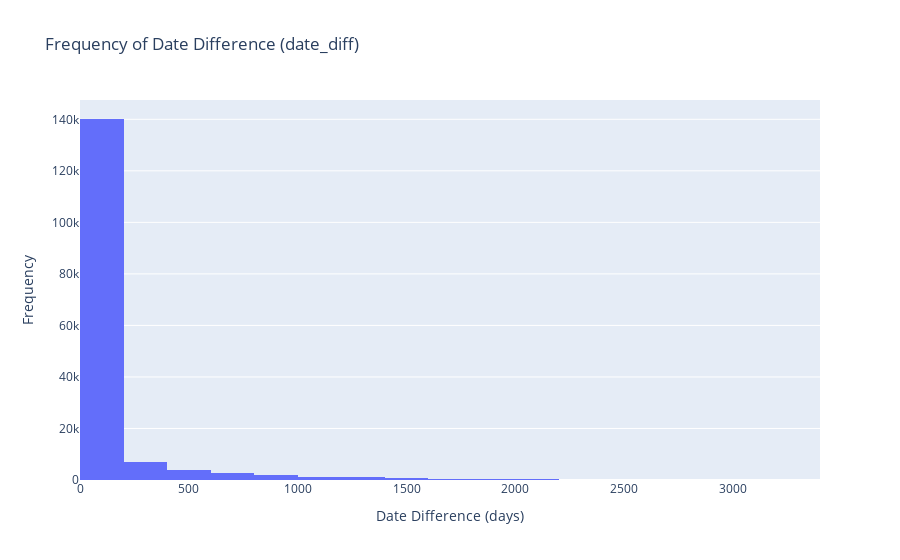

This figure's notebook cell:
### Markdown cell above
<b>Display an interactive histogram showing the frequency of each date_diff value in this DataFrame.</b>

### Code cell
#import plotly.express as px

# Plot histogram of date_diff using plotly
fig = px.histogram(df, x="date_diff", nbins=30, title="Frequency of Date Difference (date_diff)")
fig.update_layout(xaxis_title="Date Difference (days)", yaxis_title="Frequency")
fig.show()

### Figure 1 — Plotly figure (JSON) as saved in the notebook; plotly's stock layout.template omitted (floating-point values rounded to 4 significant figures; data arrays with more than 128 entries replaced by an {"elided": "..."} marker saying what was removed)
{"data": [{"bingroup": "x", "hovertemplate": "date_diff=%{x}<br>count=%{y}<extra></extra>", "legendgroup": "", "marker": {"color": "#636efa", "pattern": {"shape": ""}}, "name": "", "nbinsx": 30, "orientation": "v", "showlegend": false, "type": "histogram", "x": {"elided": "159785 int values"}, "xaxis": "x", "yaxis": "y"}], "layout": {"barmode": "relative", "legend": {"tracegroupgap": 0}, "title": {"text": "Frequency of Date Difference (date_diff)"}, "xaxis": {"anchor": "y", "domain": [0, 1], "title": {"text": "Date Difference (days)"}}, "yaxis": {"anchor": "x", "domain": [0, 1], "title": {"text": "Frequency"}}}}
